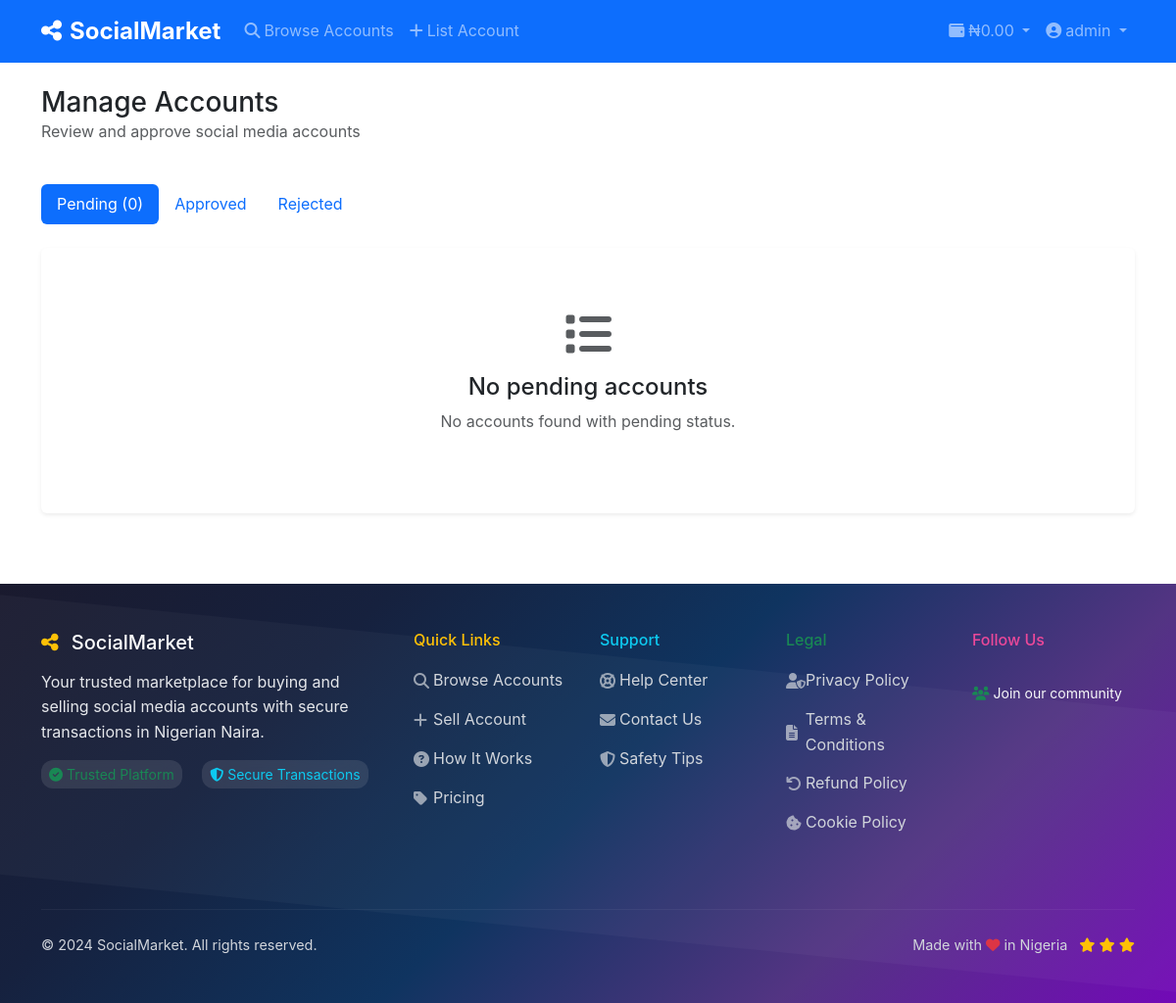
The page /admin/accounts (signed in) on the database as committed earlier.
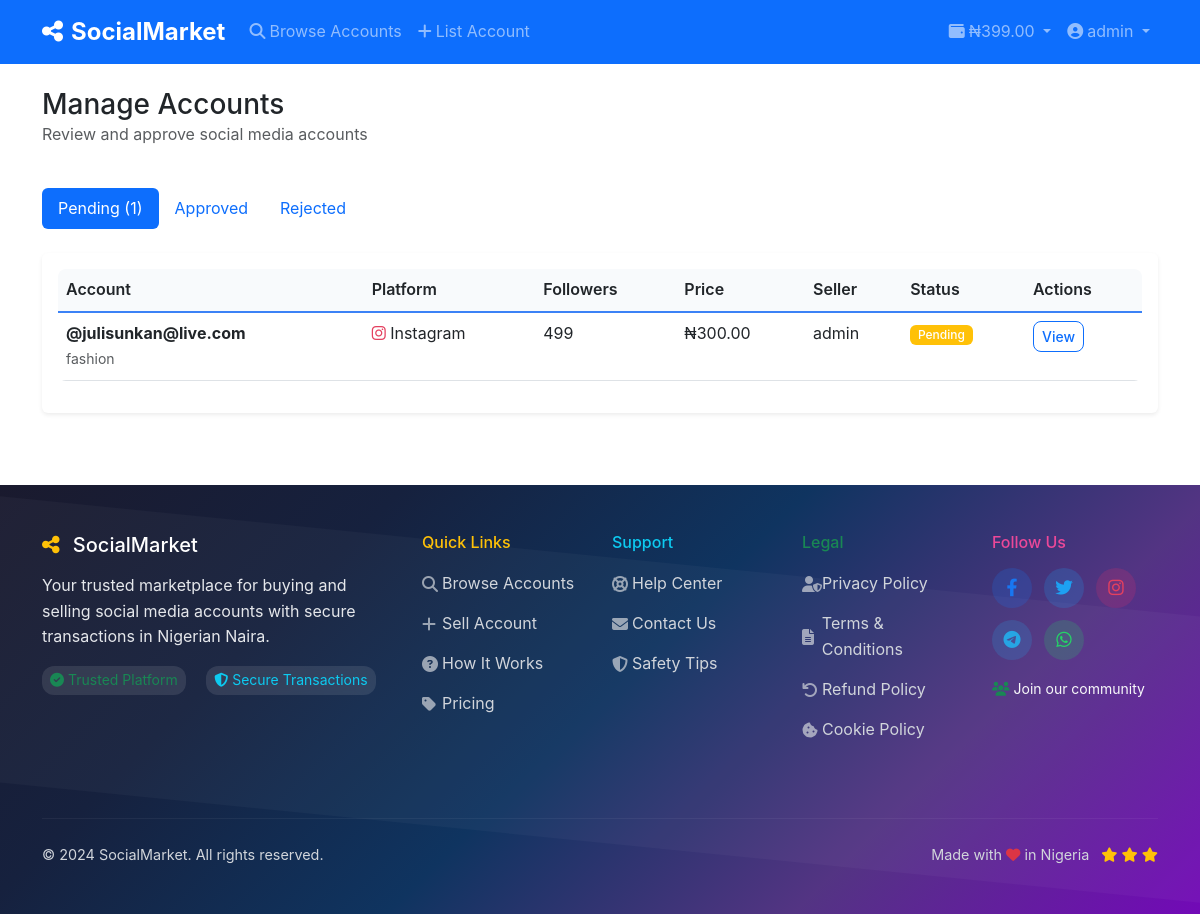
The same page on the database as committed later.
### models.py (models this page shows, shortened)
class User(UserMixin, db.Model):
    id = db.Column(db.Integer, primary_key=True)
    username = db.Column(db.String(80), unique=True, nullable=False)
    email = db.Column(db.String(120), unique=True, nullable=False)
    password_hash = db.Column(db.String(255), nullable=False)
    role = db.Column(db.String(20), default='user')  # user, admin
    first_name = db.Column(db.String(50))
    last_name = db.Column(db.String(50))
    phone = db.Column(db.String(20))
    profile_pic = db.Column(db.String(255))
    bio = db.Column(db.Text)
    is_verified = db.Column(db.Boolean, default=False)
    is_active = db.Column(db.Boolean, default=True)
    is_banned = db.Column(db.Boolean, default=False)
    wallet_balance = db.Column(db.Numeric(10, 2), default=0.00)
    referral_code = db.Column(db.String(20), unique=True)
    referred_by = db.Column(db.Integer, db.ForeignKey('user.id'))
    referral_earnings = db.Column(db.Numeric(10, 2), default=0.00)
    created_at = db.Column(db.DateTime, default=datetime.utcnow)
    last_login = db.Column(db.DateTime)
    accounts_for_sale = db.relationship('SocialAccount', foreign_keys='SocialAccount.seller_id', backref='seller', lazy=True)
    accounts_reviewed = db.relationship('SocialAccount', foreign_keys='SocialAccount.reviewed_by', backref='reviewer', lazy=True)
    purchases = db.relationship('Purchase', backref='buyer', lazy=True)
    deposits = db.relationship('WalletDeposit', foreign_keys='WalletDeposit.user_id', backref='user', lazy=True)
    processed_deposits = db.relationship('WalletDeposit', foreign_keys='WalletDeposit.processed_by', backref='processor', lazy=True)
    referrals = db.relationship('User', backref=db.backref('referrer', remote_side=[id]))

class SocialAccount(db.Model):
    id = db.Column(db.Integer, primary_key=True)
    seller_id = db.Column(db.Integer, db.ForeignKey('user.id'), nullable=False)
    platform = db.Column(db.String(50), nullable=False)  # instagram, facebook, twitter, etc.
    username = db.Column(db.String(100), nullable=False)
    followers_count = db.Column(db.Integer)
    engagement_rate = db.Column(db.Float)
    account_age = db.Column(db.String(50))
    niche = db.Column(db.String(100))
    price = db.Column(db.Numeric(10, 2), nullable=False)
    description = db.Column(db.Text)
    screenshots = db.Column(db.Text)  # JSON array of image paths
    login_email = db.Column(db.String(255))
    login_password = db.Column(db.String(255))
    additional_info = db.Column(db.Text)
    status = db.Column(db.String(20), default='pending')  # pending, approved, rejected, sold
    is_featured = db.Column(db.Boolean, default=False)
    admin_notes = db.Column(db.Text)
    reviewed_by = db.Column(db.Integer, db.ForeignKey('user.id'))
    reviewed_at = db.Column(db.DateTime)
    created_at = db.Column(db.DateTime, default=datetime.utcnow)
    updated_at = db.Column(db.DateTime, default=datetime.utcnow, onupdate=datetime.utcnow)

### app.py (the view)
@app.route('/admin/accounts')
@login_required
@admin_required
def admin_accounts():
    page = request.args.get('page', 1, type=int)
    status_filter = request.args.get('status', 'pending')
    accounts = SocialAccount.query.filter_by(status=status_filter).order_by(
        SocialAccount.created_at.desc()
    ).paginate(page=page, per_page=20, error_out=False)
    return render_template('admin/accounts.html', accounts=accounts,
                         current_status=status_filter)

### app.py (called while the page is built)
def admin_required(f):
    @wraps(f)
    def decorated_function(*args, **kwargs):
        if not current_user.is_authenticated or current_user.role != 'admin':
            flash('Access denied. Admin privileges required.', 'error')
            return redirect(url_for('index'))
        return f(*args, **kwargs)
    return decorated_function

@login_manager.user_loader
def load_user(user_id):
    return User.query.get(int(user_id))

@app.context_processor
def inject_settings():
    settings = Settings.query.first()
    return dict(settings=settings)

### templates/admin/accounts.html (shortened to what the changed rows need)
{% extends "base.html" %}
{% block content %}
<div class="container py-4">
    <div class="row mb-4">
        <div class="col-12">
            <h1 class="h3 mb-0">Manage Accounts</h1>
        </div>
    </div>
    <div class="row mb-4">
        <div class="col-12">
            <ul class="nav nav-pills">
                <li class="nav-item">
                    <a class="nav-link {{ 'active' if current_status == 'pending' else '' }}"
                       href="{{ url_for('admin_accounts', status='pending') }}">
                        Pending ({{ accounts.total if current_status == 'pending' else 0 }})
                    </a>
                </li>
            </ul>
        </div>
    </div>
    <div class="row">
        <div class="col-12">
            <div class="card border-0 shadow-sm">
                <div class="card-body">
                    {% if accounts.items %}
                        <div class="table-responsive">
                            <table class="table table-hover">
                                <thead>
                                    <tr>
                                        <th>Account</th>
                                        <th>Platform</th>
                                        <th>Followers</th>
                                        <th>Price</th>
                                        <th>Seller</th>
                                        <th>Status</th>
                                        <th>Actions</th>
                                    </tr>
                                </thead>
                                <tbody>
                                    {% for account in accounts.items %}
                                    <tr>
                                        <td>
                                            <div class="fw-bold">@{{ account.username }}</div>
                                            <small class="text-muted">{{ account.niche }}</small>
                                        </td>
                                        <td>
                                            <i class="fab fa-{{ account.platform }}"></i>
                                            {{ account.platform.title() }}
                                        </td>
                                        <td>{{ "{:,}".format(account.followers_count) }}</td>
                                        <td>₦{{ "%.2f"|format(account.price) }}</td>
                                        <td>{{ account.seller.username }}</td>
                                        <td>
                                            <span class="badge bg-{{ 'success' if account.status == 'approved' else 'warning' if account.status == 'pending' else 'danger' }}">
                                                {{ account.status.title() }}
                                            </span>
                                        </td>
                                        <td>
                                            <a href="{{ url_for('account_detail', account_id=account.id) }}"
                                               class="btn btn-sm btn-outline-primary">View</a>
                                        </td>
                                    </tr>
                                    {% endfor %}
                                </tbody>
                            </table>
                        </div>
                    {% else %}
                        <div class="text-center py-5">
                            <i class="fas fa-list fa-3x text-muted mb-3"></i>
                            <h4>No {{ current_status }} accounts</h4>
                            <p class="text-muted">No accounts found with {{ current_status }} status.</p>
                        </div>
                    {% endif %}
                </div>
            </div>
        </div>
    </div>
</div>
{% endblock %}

### templates/base.html (shortened to what the changed rows need)
<!DOCTYPE html>
<html lang="en">
<head>
    <link href="https://cdn.jsdelivr.net/npm/bootstrap@5.3.0/dist/css/bootstrap.min.css" rel="stylesheet">
    <link href="https://cdnjs.cloudflare.com/ajax/libs/font-awesome/6.4.0/css/all.min.css" rel="stylesheet">
    <link href="{{ url_for('static', filename='css/style.css') }}" rel="stylesheet">
</head>
<body>
    <nav class="navbar navbar-expand-lg navbar-dark bg-primary sticky-top">
        <div class="container">
            <div class="collapse navbar-collapse" id="navbarNav">
                <ul class="navbar-nav">
                    {% if current_user.is_authenticated %}
                    <li class="nav-item dropdown">
                        <a class="nav-link dropdown-toggle" href="#" role="button" data-bs-toggle="dropdown">
                            <i class="fas fa-wallet me-1"></i>₦{{ "%.2f"|format(current_user.wallet_balance) }}
                        </a>
                    </li>
                    <li class="nav-item dropdown">
                        <a class="nav-link dropdown-toggle" href="#" role="button" data-bs-toggle="dropdown">
                            <i class="fas fa-user-circle me-1"></i>{{ current_user.username }}
                        </a>
                    </li>
                    {% endif %}
                </ul>
            </div>
        </div>
    </nav>
    <main>
        {% block content %}{% endblock %}
    </main>
    <footer class="footer-colorful text-light py-5 mt-5">
        <div class="container">
            <div class="row">
                <div class="col-lg-2 mb-4">
                    <div class="social-links">
                        {% if settings and settings.facebook_url %}
                        <a href="{{ settings.facebook_url }}" class="social-link facebook" target="_blank">
                            <i class="fab fa-facebook-f"></i>
                        </a>
                        {% endif %}
                        {% if settings and settings.twitter_url %}
                        <a href="{{ settings.twitter_url }}" class="social-link twitter" target="_blank">
                            <i class="fab fa-twitter"></i>
                        </a>
                        {% endif %}
                        {% if settings and settings.instagram_url %}
                        <a href="{{ settings.instagram_url }}" class="social-link instagram" target="_blank">
                            <i class="fab fa-instagram"></i>
                        </a>
                        {% endif %}
                        {% if settings and settings.telegram_url %}
                        <a href="{{ settings.telegram_url }}" class="social-link telegram" target="_blank">
                            <i class="fab fa-telegram"></i>
                        </a>
                        {% endif %}
                        {% if settings and settings.whatsapp_url %}
                        <a href="{{ settings.whatsapp_url }}" class="social-link whatsapp" target="_blank">
                            <i class="fab fa-whatsapp"></i>
                        </a>
                        {% endif %}
                    </div>
                </div>
            </div>
        </div>
    </footer>
</body>
</html>

Rows that differ between the two databases and show on the page:
changed User "admin": wallet_balance "0.00" → "399.00"
added SocialAccount: username "julisunkan@live.com", niche "fashion", platform "Instagram", followers_count "499", price "300.00", seller.username "admin", status "Pending"
Other text that changed with them:
{{ accounts.total if current_status == 'pending' else 0 }}: "0" → "1"
{{ current_status }}: "pending" → (not shown)
text no longer shown: "No accounts No accounts found with status."
text now shown: "Account Platform Followers Price Seller Status Actions"
